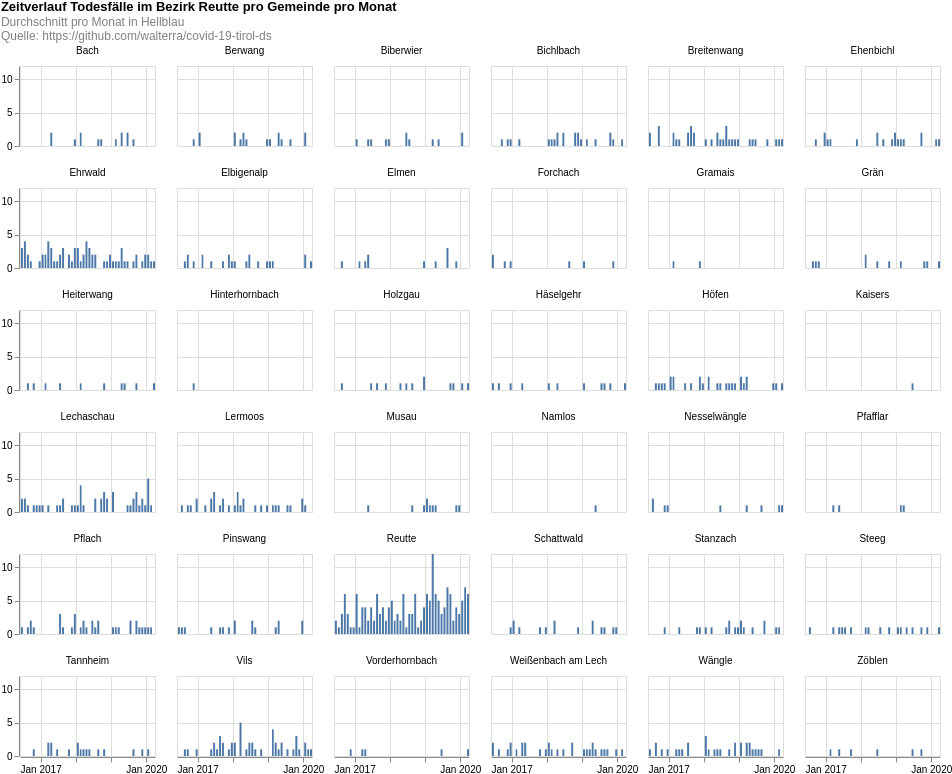

The Vega-Lite source for this figure:
### Vega-Lite specification from a JSON file in a GitHub repository (floating-point values rounded to 4 significant figures; data arrays with more than 128 entries replaced by an {"elided": "..."} marker saying what was removed)
{"config": {"view": {"continuousWidth": 400, "continuousHeight": 300}}, "data": {"name": "data-67b4028d06323976d330da0e9faa72dd"}, "facet": {"type": "nominal", "field": "municipaly", "title": null}, "spec": {"layer": [{"mark": "bar", "encoding": {"tooltip": [{"type": "temporal", "field": "date", "timeUnit": "yearmonth"}, {"type": "quantitative", "aggregate": "sum", "field": "count"}], "x": {"type": "temporal", "field": "date", "timeUnit": "yearmonth", "title": null}, "y": {"type": "quantitative", "aggregate": "sum", "field": "count", "title": null}}, "height": 80, "width": 135}]}, "columns": 6, "padding": 0, "title": {"text": ["Zeitverlauf Todesfälle im Bezirk Reutte pro Gemeinde pro Monat"], "subtitle": ["Durchschnitt pro Monat in Hellblau", "Quelle: https://github.com/walterra/covid-19-tirol-ds"], "color": "black", "subtitleColor": "gray"}, "$schema": "https://vega.github.io/schema/vega-lite/v4.0.2.json", "datasets": {"data-67b4028d06323976d330da0e9faa72dd": {"elided": "814 records"}}}
